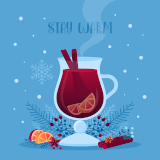
//> input picture opencv.old/discrete-fourier-transform/anise.png, 160 x 160 px
$ ./discrete-fourier-transform   (built with g++ and OpenCV 4)
//> lines starting //> are read from the running program, lines starting //| are printed output that depends on the picture
#include <opencv2/core.hpp>
#include <opencv2/imgproc.hpp>
#include <opencv2/imgcodecs.hpp>
#include <opencv2/highgui.hpp>

#include <iostream>

using namespace std;
using namespace cv;

int main(int argc, char ** argv)
{
  Mat input = imread("anise.png", IMREAD_GRAYSCALE);
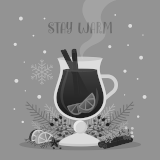
//> input: 160 rows x 160 cols, CV_8UC1; min 30, max 232, mean 141.5

  Mat padded;   // expand input image to optimal size
  int m = getOptimalDFTSize(input.rows);
//> m = 160
  int n = getOptimalDFTSize(input.cols);
//> n = 160
  // on the border add zero values
  copyMakeBorder(input, padded, 0, m - input.rows, 0, n - input.cols, BORDER_CONSTANT, Scalar::all(0));

  Mat planes[] = { Mat_<float>(padded), Mat::zeros(padded.size(), CV_32F) };
//> planes[1]: 160 rows x 160 cols, CV_32FC1; every value is 0
  Mat complex;
  merge(planes, 2, complex);      // add to expanded another plane with zeros
  dft(complex, complex);          // this way the result may fit in the source matrix

  // compute the magnitude and switch to logarithmic scale
  // => log(1 + sqrt(Re(DFT(input))^2 + Im(DFT(input))^2))
  split(complex, planes);       // planes[0] = Re(DFT(input), planes[1] = Im(DFT(input))
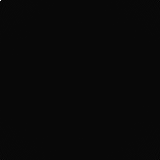
//> planes[0]: 160 rows x 160 cols, CV_32FC1; min -129147.3, max 3622745, mean 147; drawn with min black and max white
  Mat mag = planes[0];

  mag += Scalar::all(1);        // switch to logarithmic scale
  log(mag, mag);

  // crop the spectrum, if it has an odd number of rows or columns
  mag = mag(Rect(0, 0, mag.cols & -2, mag.rows & -2));

  // rearrnage the quadrants of Fourier image so that the origin is at the image center
  int cx = mag.cols/2;
//> cx = 80
  int cy = mag.rows/2;
//> cy = 80

  Mat q0(mag, Rect(0, 0, cx, cy));    // Top left - create a Region of Interest per quadrant
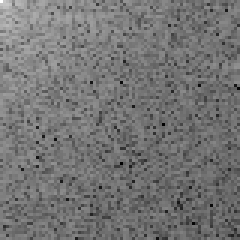
//> q0: 80 rows x 80 cols, CV_32FC1 (shown 3 times larger); min -0.861, max 15.1, mean 6.45; drawn with min black and max white
  Mat q1(mag, Rect(cx, 0, cx, cy));   // Top right
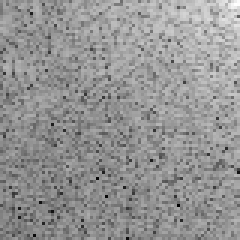
//> q1: 80 rows x 80 cols, CV_32FC1 (shown 3 times larger); min -1.16, max 11.83, mean 6.43; drawn with min black and max white
  Mat q2(mag, Rect(0, cy, cx, cy));   // Bottom left
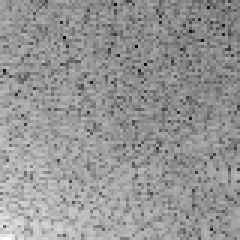
//> q2: 80 rows x 80 cols, CV_32FC1 (shown 3 times larger); min -1.16, max 11.83, mean 6.43; drawn with min black and max white
  Mat q3(mag, Rect(cx, cy, cx, cy));  // Bottom-Right
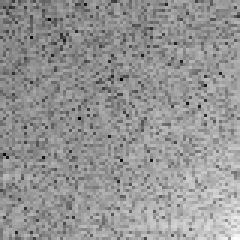
//> q3: 80 rows x 80 cols, CV_32FC1 (shown 3 times larger); min -0.86, max 11.58, mean 6.4; drawn with min black and max white

  // swap quadrants (Top Left with Bottom Right)
  Mat tmp;
  q0.copyTo(tmp);
  q3.copyTo(q0);
  tmp.copyTo(q3);
  // swap quadrant (Top Right with Bottom Left)
  q1.copyTo(tmp);
  q2.copyTo(q1);
  tmp.copyTo(q2);
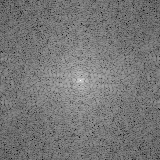
//> mag: 160 rows x 160 cols, CV_32FC1; min -1.16, max 15.1, mean 6.43; drawn with min black and max white
  // Transform the mtraix with float values into a viewable image form (float between values 0 and 1).
  normalize(mag, mag, 0, 1, NORM_MINMAX);

  imshow("input", input);
  imshow("spectrum magnitude", mag);

  waitKey();
  return 0;
}
